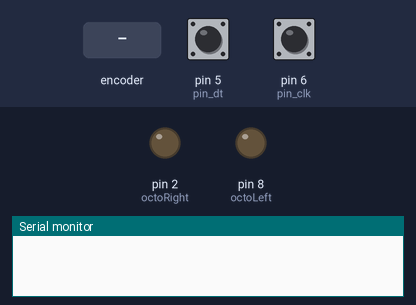
A sketch run on a simulated Arduino Uno, built with avr-gcc and run on an emulated ATmega328P. Shown: output pins drawn as LEDs (lit = HIGH), the last lines printed to the serial monitor. The test bench sets the inputs (shaded band); at power-on: pin 5 (pin_dt) HIGH, pin 6 (pin_clk) HIGH.

Above: at 1.2 s.
1.3 s: rotary encoder on pin 6 (pin_clk) / pin 5 (pin_dt) turned 3 steps (first pin leading)
At 1.54 s:
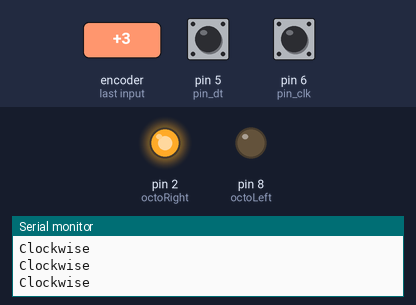
4.3 s: rotary encoder on pin 6 (pin_clk) / pin 5 (pin_dt) turned 2 steps (second pin leading)
Timing chart, 0 to 7.3 s (numbered marks = the images above; inputs shaded):
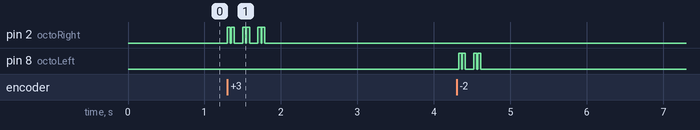

The sketch:

Buttons_WithKY040.ino
```cpp
const int octoRight=2;
const int octoLeft=8;
const int pin_clk = 6;
const int pin_dt = 5;

// Initialization of the needed variables<br />
int clk_latest;
int clk_current;


void loop()
{
   // Reading of the current status
   clk_current = digitalRead(pin_clk);

   // Check for a Change
   if (clk_current != clk_latest)
   {

        if (digitalRead(pin_dt) != clk_current)
        {
            // Pin_CLK has changed first
            Serial.println ("Clockwise");
            goRight();
        }

        else
        {       // Else Pin_DT changed first
            Serial.println("Counterclockwise");
            goLeft();
        }

   }

   // Preparation for the next run:
   // The current value will be the last value for the next run.
   clk_latest = clk_current;


 }

void setup() {
  // put your setup code here, to run once:
  pinMode(octoLeft,OUTPUT);
  pinMode(octoRight,OUTPUT);
   // Initialization of the input-pins...
   pinMode (pin_clk,INPUT);
   pinMode (pin_dt,INPUT);

   // ...and activating of their pull up resistors
   digitalWrite(pin_clk, true);
   digitalWrite(pin_dt, true);

   // Initial reading of the Pin_CLK
   clk_latest = digitalRead(pin_clk);
   Serial.begin (115200);
}

void goLeft() {
  pushButton(octoLeft);
}

void goRight() {
  pushButton(octoRight);
}

void pushButton(int button) {
  digitalWrite(button,HIGH);
  delay(40);
  digitalWrite(button,LOW);
}
```

Measured:
- after the input at 1.3 s, pin 2 (octoRight): LOW → HIGH at once, then repeats every 0.20 s: LOW 0.01 s, HIGH 0.04 s, LOW 0.11 s, HIGH 0.04 s, until it stays LOW from 1.8 s
